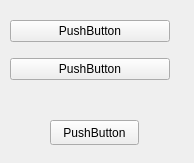
<?xml version="1.0" encoding="UTF-8"?>
<ui version="4.0">
 <class>TesteWidgets</class>
 <widget class="QWidget" name="TesteWidgets">
  <property name="geometry">
   <rect>
    <x>0</x>
    <y>0</y>
    <width>194</width>
    <height>163</height>
   </rect>
  </property>
  <property name="windowTitle">
   <string>Form</string>
  </property>
  <widget class="QWidget" name="verticalLayoutWidget">
   <property name="geometry">
    <rect>
     <x>10</x>
     <y>10</y>
     <width>160</width>
     <height>80</height>
    </rect>
   </property>
   <layout class="QVBoxLayout" name="verticalLayout">
    <item>
     <widget class="QPushButton" name="pushButton">
      <property name="text">
       <string>PushButton</string>
      </property>
     </widget>
    </item>
    <item>
     <widget class="QPushButton" name="pushButton_2">
      <property name="text">
       <string>PushButton</string>
      </property>
     </widget>
    </item>
   </layout>
  </widget>
  <widget class="QPushButton" name="pushButton_3">
   <property name="geometry">
    <rect>
     <x>50</x>
     <y>120</y>
     <width>89</width>
     <height>25</height>
    </rect>
   </property>
   <property name="text">
    <string>PushButton</string>
   </property>
  </widget>
 </widget>
 <resources/>
 <connections/>
</ui>
